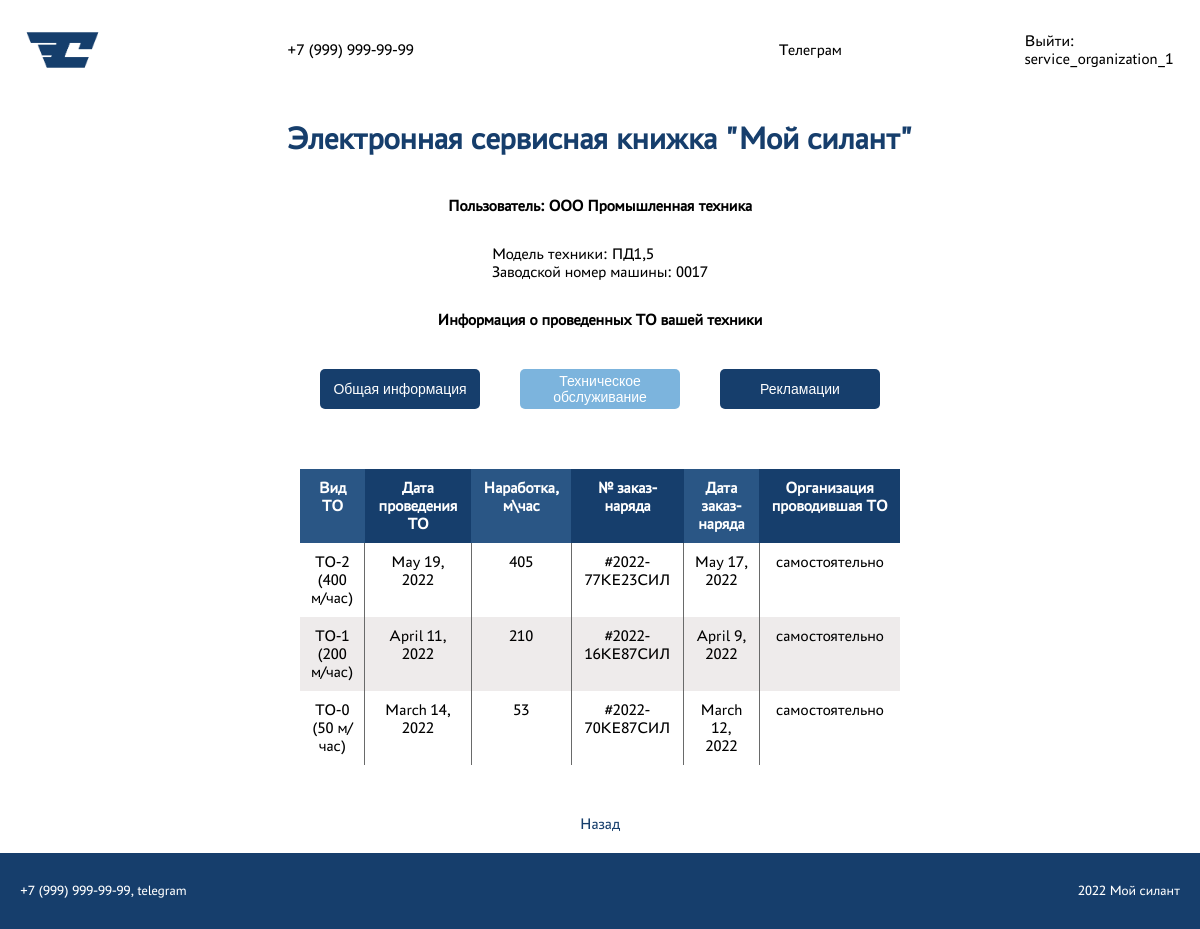
/machines/1/ (signed in), run on the app's committed database.
### core/models.py (models this page shows, shortened)
class Machine(models.Model):
    serial_number_of_machine = models.CharField(max_length=255, verbose_name='Зав. № машины')
    model_of_equipment = models.ForeignKey(EquipmentModel, on_delete=models.CASCADE, verbose_name='Модель техники')
    model_of_engine = models.ForeignKey(EngineModel, on_delete=models.CASCADE, verbose_name='Модель двигателя')
    serial_number_of_engine = models.CharField(max_length=255, verbose_name='Зав. № двигателя')
    transmission_model = models.ForeignKey(TransmissionModel, on_delete=models.CASCADE, verbose_name='Модель трансмиссии')
    serial_number_of_transmission = models.CharField(max_length=255, verbose_name='Зав. № трансмиссии')
    drive_axle_model = models.ForeignKey(DriveAxleModel, on_delete=models.CASCADE, verbose_name='Модель ведущего моста')
    serial_number_of_drive_axle = models.CharField(max_length=255, verbose_name='Зав. № ведущего моста')
    steering_axle_model = models.ForeignKey(SteeringAxleModel, on_delete=models.CASCADE, verbose_name='Модель управляемого моста')
    serial_number_of_steering_axle = models.CharField(max_length=255, verbose_name='Зав. № управляемого моста')
    supply_contract_number_and_date = models.CharField(max_length=255, verbose_name='Договор поставки №, дата')
    date_shipped_from_factory = models.DateField(null=True, verbose_name='Дата отгрузки с завода')
    recipient = models.CharField(max_length=255, verbose_name='Грузополучатель (конечный потребитель)')
    delivery_address = models.CharField(max_length=255, blank=True, verbose_name='Адрес доставки (эксплуатации)')
    equipment = models.CharField(max_length=255, blank=True, verbose_name='Комплектация (доп. опции)')
    client = models.ForeignKey(Client, on_delete=models.CASCADE, verbose_name='Клиент')
    service_company = models.ForeignKey(ServiceCompany, on_delete=models.CASCADE, verbose_name='Сервисная компания')
    class Meta:
        ordering = ['-date_shipped_from_factory']

class BaseModel(models.Model):
    def __str__(self):
        return self.name
    class Meta:
        abstract = True

class EquipmentModel(BaseModel):
    name = models.CharField(max_length=255)
    description = models.CharField(max_length=255)

class Maintenance(models.Model):
    maintenance_type = models.ForeignKey(MaintenanceType, on_delete=models.CASCADE, verbose_name='Вид ТО')
    maintenance_date = models.DateField(null=True, verbose_name='Дата проведения ТО')
    operating_time = models.IntegerField(verbose_name='Наработка, м/час')
    work_order_number = models.CharField(max_length=255, verbose_name='№ заказ-наряда')
    work_order_date = models.DateField(null=True, verbose_name='Дата заказ-наряда')
    the_organization_that_carried_out_the_maintenance = models.ForeignKey(TheOrganizationThatCarriedOutTheMaintenance, on_delete=models.CASCADE, verbose_name='Организация, проводившая ТО')
    machine = models.ForeignKey(Machine, on_delete=models.CASCADE, verbose_name='Машина')
    service_company = models.ForeignKey(ServiceCompany, on_delete=models.CASCADE, blank=True, null=True, verbose_name='Сервисная компания')
    class Meta:
        ordering = ['-maintenance_date']

class MaintenanceType(BaseModel):
    name = models.CharField(max_length=255)
    description = models.CharField(max_length=255)

class TheOrganizationThatCarriedOutTheMaintenance(BaseModel):
    name = models.CharField(max_length=255)
    description = models.CharField(max_length=255)

### core/views.py (the view)
# urls.py: path('machines/<int:machine_id>/', machine_detail, name='machine_detail'),
@login_required
@permission_required("core.view_machine", raise_exception=True)
@permission_required("core.view_maintenance", raise_exception=True)
def machine_detail(request, machine_id):
    client = None
    username = request.user.first_name
    try:
        machine = Machine.objects.get(id=machine_id)
    except Machine.DoesNotExist:
        return redirect("machine_list")
    try:
        client = Client.objects.get(user_id=request.user.id)
    except Client.DoesNotExist:
        client = username
    maintenances = Maintenance.objects.filter(machine_id=machine_id)
    maintenances_filter = MaintenanceFilter(request.GET, queryset=maintenances)
    return render(
        request,
        "machine/machine_detail.html",
        {
            "machine": machine,
            "maintenances": maintenances,
            "username": username,
            "client": client,
            "filter": maintenances_filter,
        },
    )

### templates/machine/machine_detail.html (shortened to what this page needs)
{% extends 'base.html' %}
{% block content %}
<main class="main">
    {% if machine %}
    <div class="user-info">
        <span>Модель техники: {{ machine.model_of_equipment }}</span>
        <span>Заводской номер машины: {{ machine.serial_number_of_machine }}</span>
    </div>
    <div class="result-wrapper">
        <h1>Информация о проведенных ТО вашей техники</h1>
        {% include 'tabs.html' with active_tab='maintenance' %}
        {% if maintenances %}
        <div class="adaptive-table-wrapper">
                <table class="adaptive-table">
                    <thead>
                        <tr>
                            <th>Вид ТО</th>
                            <th>Дата проведения ТО</th>
                            <th>Наработка, м\час</th>
                            <th>№ заказ-наряда</th>
                            <th>Дата заказ-наряда</th>
                            <th>Организация проводившая ТО</th>
                        </tr>
                    </thead>
                    <tbody>
                        {% for maintenance in maintenances %}
                        <tr>
                            <td>{{ maintenance.maintenance_type }}</td>
                            <td>{{ maintenance.maintenance_date }}</td>
                            <td>{{ maintenance.operating_time }}</td>
                            <td>{{ maintenance.work_order_number }}</td>
                            <td>{{ maintenance.work_order_date }}</td>
                            <td>{{ maintenance.the_organization_that_carried_out_the_maintenance }}</td>
                        </tr>
                        {% endfor %}
                    </tbody>
                </table>
                {% else %}
                    <div class="result-wrapper">
                        <span class="info-if-doesnt-exists">ТО для данной машины не обнаружено</span>
                    </div>
                {% endif %}
        </div>
    </div>
    {% endif %}
    <a href="{% url 'machine_list' %}" class="back-href">Назад</a>
</main>
{% endblock content %}

### templates/base.html (shortened to what this page needs)
<!DOCTYPE html>
<html lang="en">
  <head>
    {% load static %}
      <link href="{% static 'css/base.css' %}" rel="stylesheet" />
      <link href="{% static 'css/main/main.css' %}" rel="stylesheet" />
      <link href="{% static 'css/tabs/tabs.css' %}" rel="stylesheet" />
      <link href="{% static 'css/forms/create_forms.css' %}" rel="stylesheet" />
      <link href="{% static 'css/forms/login_forms.css' %}" rel="stylesheet" />
      <link href="{% static 'css/forms/filter_forms.css' %}" rel="stylesheet" />
      <link href="{% static 'css/modal/modal.css' %}" rel="stylesheet" />
  </head>
  <body>
    <nav>
        <div class="logo-signin-wrapper">
            <img src="{% static 'img/logo.jpg' %}">
            <div class="contact-container">
              <span>+7 (999) 999-99-99</span>
              <span>Телеграм</span>
            </div>
            {% if user.is_authenticated %}
            <a href="{% url 'account_logout' %}">Выйти: {{ user.username }}</a>
            {% else %}
            <a href="{% url 'account_login' %}">Авторизация</a>
            {% endif %}
        </div>
    </nav>
    <h1 class="title">Электронная сервисная книжка "Мой силант"</h1>
    <section class="main-section">
      <div class="user-info">
        {% if client %}
            <h1>Пользователь: {{ client }}</h1>
        {% elif username %}
            <h1>Пользователь: {{ username }}</h1>
        {% elif user.is_superuser %}
            <h1>Пользователь: Администратор</h1>
        {% else %}
            <h1>Пользователь: Гость</h1>
        {% endif %}
      </div>
      {% block content %}{% endblock %}
    </section>
    <footer>
        <div class="footer-wrapper">
            <span>+7 (999) 999-99-99, telegram</span>
            <span>2022 Мой силант</span>
        </div>
    </footer>
  </body>
</html>

### static/css/base.css (style rules this page uses)
* { margin: 0; padding: 0; border: 0; outline: 0; font-size: 100%; vertical-align: baseline; background: transparent; }
html, body { display: flex; flex-direction: column; align-items: center; height: 100%; width: 100%; font-family: 'PT Astra Sans', sans-serif; }
nav { background-color: white; width: 100%; display: flex; flex-direction: column; align-items: center; justify-content: space-between; align-items: center; color: black; }
.contact-container { display: flex; flex-direction: row; justify-content: space-around; align-items: center; width: 100%; }
.logo-signin-wrapper { display: flex; justify-content: space-between; align-items: center; width: 100%; }
.logo-signin-wrapper > img { height: 60px; padding: 20px 0 20px 20px; }
.logo-signin-wrapper > a { color: black; text-decoration: none; padding-right: 20px; }
.title { color: #163E6C; font-size: 32px; padding: 20px 0 20px 0; }
.main-section { display: flex; flex-direction: column; align-items: center; background-color: white; padding: 20px 0 0 0; margin-bottom: 20px; height: 200vh; }
footer { background-color: #163E6C; height: 100px; width: 100%; }
.footer-wrapper { color: white; font-size: 14px; display: flex; justify-content: space-between; align-items: center; width: 100%; height: 100%; }
.footer-wrapper > span { padding: 30px 20px 30px 20px; }

### static/css/main/main.css (style rules this page uses)
.main { display: flex; flex-direction: column; align-items: center; background-color: white; padding: 20px 0 0 0; }
.user-info { display: flex; flex-direction: column; margin-bottom: 10px; }
.result-wrapper { display: flex; flex-direction: column; justify-content: center; align-items: center; padding: 20px; width: 1600px; }
.adaptive-table-wrapper { margin-top: 20px; width: 100%; max-height: 500px; overflow: auto; }
.adaptive-table-wrapper > .adaptive-table { width: 100%; border-collapse: collapse; text-align: center; background-color: white; box-shadow: 0 5px 15px rgba(0, 0, 0, 0.2); }
.adaptive-table-wrapper > .adaptive-table td, .adaptive-table-wrapper > .adaptive-table th { padding: 10px; text-align: center; }
.adaptive-table-wrapper > .adaptive-table th { background-color: #163E6C; color: white; }
.adaptive-table-wrapper > .adaptive-table th:nth-child(odd) { background-color: #2a5685; }
.adaptive-table-wrapper > .adaptive-table tr:nth-child(even) { background-color: #eeebeb; }
.adaptive-table-wrapper > .adaptive-table td { border-right: 1px solid #696a6a; }
.adaptive-table-wrapper > .adaptive-table td:last-child { border-right: none; }
@media screen and (max-width: 1536px) { .result-wrapper { width: 1200px; } }
@media screen and (max-width: 1440px) { .result-wrapper { width: 800px; } }
@media screen and (max-width: 1366px) { .result-wrapper { width: 600px; } }

### static/css/forms/login_forms.css (style rules this page uses)
.back-href { margin-top: 30px; cursor: pointer; color: #163E6C; text-decoration: none; transition: 0.3s; }

### data on the page
Machine: model_of_equipment "ПД1,5", serial_number_of_machine "0017"
Maintenance: maintenance_type "ТО-2 (400 м/час)", maintenance_date "May 19, 2022", operating_time "405", work_order_number "#2022-77КЕ23СИЛ", work_order_date "May 17, 2022", the_organization_that_carried_out_the_maintenance "самостоятельно"
Maintenance: maintenance_type "ТО-1 (200 м/час)", maintenance_date "April 11, 2022", operating_time "210", work_order_number "#2022-16КЕ87СИЛ", work_order_date "April 9, 2022", the_organization_that_carried_out_the_maintenance "самостоятельно"
Maintenance: maintenance_type "ТО-0 (50 м/час)", maintenance_date "March 14, 2022", operating_time "53", work_order_number "#2022-70КЕ87СИЛ", work_order_date "March 12, 2022", the_organization_that_carried_out_the_maintenance "самостоятельно"

### other printed values
{{ user.username }} "service_organization_1"
{{ client }} "ООО Промышленная техника"
